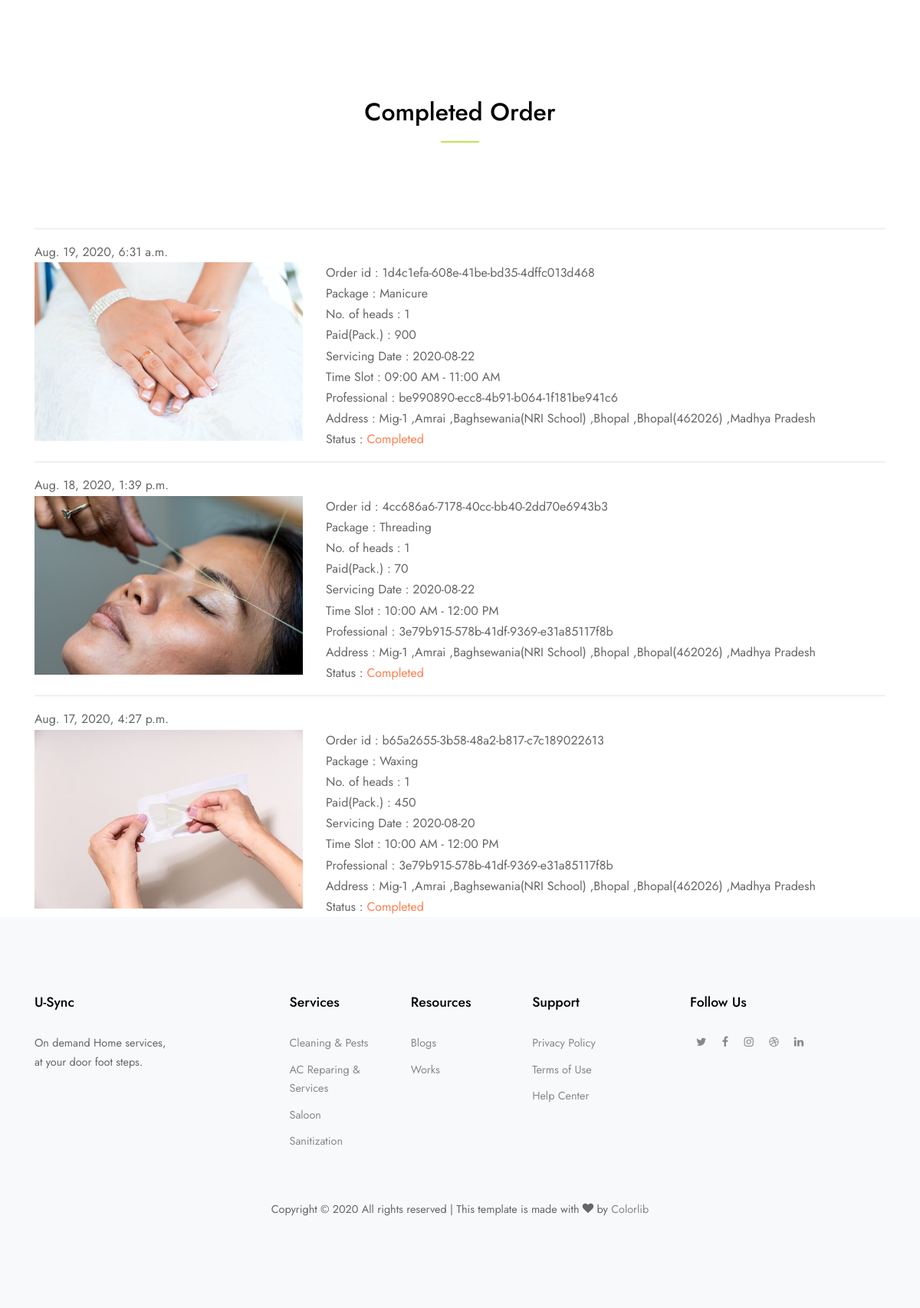
The page /AdminApp/completed/ (signed in) on the database its author committed.
### UserApp/models.py (models this page shows, shortened)
class OrderModel(models.Model):
    userreg = models.ForeignKey(UserRegistrationModel,on_delete=models.CASCADE)
    orderid = models.CharField(max_length=36)
    profid = models.CharField(max_length=36,null=True)
    orderdate = models.DateTimeField(auto_now_add=True)
    name = models.CharField(max_length=50)
    mobile = models.CharField(max_length=10)
    email = models.CharField(max_length=60)
    address = models.CharField(max_length=200)
    date = models.CharField(max_length=10)
    timeslot = models.ForeignKey(TimeSlotModel,on_delete=models.CASCADE)
    package = models.ForeignKey(PackageModel,on_delete=models.CASCADE)
    qty = models.IntegerField()
    amount = models.IntegerField()
    paymode = models.CharField(max_length=20)
    status = models.CharField(max_length=20)
    ratingflag = models.IntegerField(default=0)

### scomp/models.py (models this page shows)
class PackageModel(models.Model):
    name = models.CharField(max_length=60)
    image = models.FileField(upload_to='packageImagesFolder',blank=True, null=True)
    packagetype = models.ForeignKey(PackageTypeModel,on_delete=models.PROTECT)
    service = models.ForeignKey(ServiceModel,on_delete=models.PROTECT)
    subservice = models.ForeignKey(SubServiceModel,on_delete=models.PROTECT)
    details = models.CharField(max_length=200)
    price = models.IntegerField()
    offerprice = models.IntegerField()
    offername = models.ForeignKey(OfferModel,on_delete=models.PROTECT,null=True)
    def __str__(self):
        return self.name

class TimeSlotModel(models.Model):
    slot = models.CharField(max_length=20)
    def __str__(self):
        return self.slot

### AdminApp/views.py (the view)
# urls.py: path('completed/',views.completed),
@login_required
def completed(request):
    obj = OrderModel.objects.filter(status = "Completed").order_by('-orderdate')
    return render(request,'AdminAppTemp/history.html',{'obj':obj})

### templates/AdminAppTemp/history.html
{% extends 'AdminAppTemp/skeleton.html' %}
{% load static %}
{% block history %}
<div class="container">
  <div class="row">
    <div class="col-12 mb-5 position-relative">
      <br>
      <h2 class="section-title text-center mb-5">Completed Order</h2>
    </div>
  </div>
  <div class="row">
    <div class="col-lg-12">
      {% for i in obj %}
      <hr>
        <div class="row">
          <div class="col-lg-12">
            {{ i.orderdate }}
          </div>
          <div class="col-lg-4 col-md-4 col-md-4">
            <img src="{{ i.package.image.url }}" alt="img" class="img-fluid">
          </div>
          <div class="col-lg-8 col-md-8 col-sm-8">
            Order id : {{ i.orderid }} <br>
            Package  : {{ i.package }} <br>
            No. of heads : {{ i.qty }} <br>
            Paid(Pack.) : {{ i.amount }} <br>
            Servicing Date : {{ i.date }} <br>
            Time Slot : {{ i.timeslot }} <br>
            {% if i.profid %}
              Professional : {{ i.profid }} <br>
            {% endif %}
            Address : {{ i.address }} <br>
            Status : <span style="color:coral">{{ i.status }}</span> <br>
          </div>
        </div>
      {% endfor %}
    </div>
  </div>
</div>
{% endblock %}

### templates/AdminAppTemp/skeleton.html (shortened to what this page needs)
<!doctype html>
{% load static %}
<html lang="en">
  <head>
    <link rel="stylesheet" href="{% static 'fonts/icomoon/style.css' %} ">
    <link rel="stylesheet" href="{% static 'css/bootstrap/bootstrap.css' %} ">
    <link rel="stylesheet" href="{% static 'css/jquery-ui.css' %} ">
    <link rel="stylesheet" href="{% static 'css/owl.carousel.min.css' %} ">
    <link rel="stylesheet" href="{% static 'css/owl.theme.default.min.css' %} ">
    <link rel="stylesheet" href="{% static 'css/owl.theme.default.min.css' %} ">
    <link rel="stylesheet" href="{% static 'css/jquery.fancybox.min.css' %} ">
    <link rel="stylesheet" href="{% static 'css/bootstrap-datepicker.css' %} ">
    <link rel="stylesheet" href="{% static 'fonts/flaticon/font/flaticon.css' %} ">
    <link rel="stylesheet" href="{% static 'css/aos.css' %} ">
    <link rel="stylesheet" href="{% static 'css/style.css' %} ">
    <link rel="stylesheet" href="https://stackpath.bootstrapcdn.com/font-awesome/4.7.0/css/font-awesome.min.css">
  </head>
  <body data-spy="scroll" data-target=".site-navbar-target" data-offset="300">
  <div class="site-wrap">
    <header class="site-navbar py-4 js-sticky-header site-navbar-target" role="banner">
      <div class="container" style="z-index:100 !important;">
        <div class="row align-items-center justify-content-center">
          <div class="col-4">
            <h1 class="m-0 site-logo"><a href="/AdminApp/home/">U-Sync</a></h1>
          </div>
          <div class="col-8">
            <nav class="site-navigation position-relative text-right" role="navigation">
              <ul class="site-menu main-menu js-clone-nav mr-auto d-none d-lg-block">
                <li><a href="/AdminApp/home/" class="nav-link">Home</a></li>
                <li><a href="/AdminApp/create/" class="nav-link">Create</a></li>
                <li><a href="/AdminApp/customerresp/" class="nav-link">Forum</a></li>
                <li><a href="/AdminApp/customerresp/" class="nav-link" data-toggle="modal" data-target="#staticBackdrop">Write</a></li>
                <li style="cursor:pointer;">
                      <a class="nav-link resources" >{{ request.user }} <span class="fa fa-caret-down"></span> </a>
                </li>
              </ul>
            </nav>
          </div>
        </div>
      </div>
    </header>
    <div class="" style="height:100px !important;background-image: url(https://images.unsplash.com/photo-1584670618308-e88b87710b38?ixlib=rb-1.2.1&ixid=eyJhcHBfaWQiOjEyMDd9&auto=format&fit=crop&w=1051&q=80); ">
    </div>
    {% block history %}
    {% endblock %}
    <footer class="site-section bg-light footer">
      <div class="container">
        <div class="row mb-5">
          <div class="col-md-3">
            <h3 class="footer-title">U-Sync</h3>
            <p><span class="d-inline-block d-md-block">On demand Home services,</span>at your door foot steps. </p>
          </div>
          <div class="col-md-5 mx-auto">
            <div class="row">
              <div class="col-lg-4">
                <h3 class="footer-title">Services</h3>
                <ul class="list-unstyled">
                  <li><a href="#">Cleaning & Pests</a></li>
                  <li><a href="#">AC Reparing & Services </a></li>
                  <li><a href="#">Saloon</a></li>
                  <li><a href="#">Sanitization</a></li>
                </ul>
              </div>
              <div class="col-lg-4">
                <h3 class="footer-title">Resources</h3>
                <ul class="list-unstyled">
                  <li><a href="#">Blogs</a></li>
                  <li><a href="#">Works</a></li>
                </ul>
              </div>
              <div class="col-lg-4">
                <h3 class="footer-title">Support</h3>
                <ul class="list-unstyled">
                  <li><a href="#">Privacy Policy</a></li>
                  <li><a href="#">Terms of Use</a></li>
                  <li><a href="#">Help Center</a></li>
                </ul>
              </div>
            </div>
          </div>
          <div class="col-md-3">
            <h3 class="footer-title">Follow Us</h3>
            <a href="#" class="social-circle m-2"><span class="icon-twitter"></span></a>
            <a href="#" class="social-circle m-2"><span class="icon-facebook"></span></a>
            <a href="#" class="social-circle m-2"><span class="icon-instagram"></span></a>
            <a href="#" class="social-circle m-2"><span class="icon-dribbble"></span></a>
            <a href="#" class="social-circle m-2"><span class="icon-linkedin"></span></a>
          </div>
        </div>
        <div class="row">
          <div class="col-12 text-center">
            <p>
                Copyright &copy;
                 All rights reserved | This template is made with <i class="icon-heart"
                  aria-hidden="true"></i> by <a href="https://colorlib.com" target="_blank">Colorlib</a>
              </p>
          </div>
        </div>
      </div>
    </footer>
  </div>
  </body>
</html>

### static/css/style.css (style rules this page uses)
html { overflow-x: hidden; }
body { line-height: 1.7; color: #666666; font-weight: 400; font-size: 1rem; }
a { -webkit-transition: .3s all ease; -o-transition: .3s all ease; transition: .3s all ease; }
h1, h2, h3, h4, h5, .h1, .h2, .h3, .h4, .h5 { font-family: "Jost", sans-serif; color: #000; }
body:after { -webkit-transition: .3s all ease-in-out; -o-transition: .3s all ease-in-out; transition: .3s all ease-in-out; }
.site-section { padding: 2.5em 0; }
@media (min-width: 768px) { .site-section { padding: 7em 0; } }
.site-navbar { margin-bottom: 0px; z-index: 1999; position: absolute; top: 0; width: 100%; border-bottom: rgba(255, 255, 255, 0.7); }
.site-navbar .site-logo { font-size: 1.5rem; }
.site-navbar .site-logo a { border: 4px solid #fff; display: inline-block; padding: 5px 10px; }
.site-navbar .site-navigation .site-menu { margin: 0; padding: 0; margin-bottom: 0; font-family: "Jost", sans-serif; }
.site-navbar .site-navigation .site-menu a { text-decoration: none !important; display: inline-block; position: relative; padding: 5px 20px; }
.site-navbar .site-navigation .site-menu a:before { position: absolute; content: ""; bottom: 0; left: 18px; right: 18px; height: 2px; width: 0; background: #fff; -webkit-transition: .3s all ease-in-out; -o-transition: .3s all ease-in-out; transition: .3s all ease-in-out; }
.site-navbar .site-navigation .site-menu > li { display: inline-block; }
.site-navbar .site-navigation .site-menu > li > a { padding: 5px 20px; color: #000; display: inline-block; text-decoration: none !important; }
.site-mobile-menu .site-nav-wrap { padding: 0; margin: 0; list-style: none; position: relative; }
.site-mobile-menu .site-nav-wrap a { padding: 10px 20px; display: block; position: relative; color: #212529; }
.site-mobile-menu .site-nav-wrap li { position: relative; display: block; }
.site-mobile-menu .site-nav-wrap > li { display: block; position: relative; float: left; width: 100%; }
.site-mobile-menu .site-nav-wrap > li > a { padding-left: 20px; font-size: 20px; }
.sticky-wrapper .site-navbar { -webkit-transition: .3s all ease; -o-transition: .3s all ease; transition: .3s all ease; }
.sticky-wrapper .site-navbar .site-logo a { color: #fff; }
.sticky-wrapper .site-navbar .site-menu > li > a { color: #fff; }
.section-title { position: relative; padding-bottom: 20px; }
.section-title:after { content: ""; position: absolute; bottom: 0; left: 0; height: 2px; background: #C2E54F; width: 50px; }
.section-title.text-center:after { left: 50%; -webkit-transform: translateX(-50%); -ms-transform: translateX(-50%); transform: translateX(-50%); }
.section-title.text-center:after { background: #C2E54F; }
.position-relative { position: relative; }
.footer { font-size: .9rem; }
.footer .footer-title { font-size: 1.1rem; margin-bottom: 30px; }
.footer ul li { margin-bottom: 10px; }
.footer a { color: #888888; }

### rows shown on the page
OrderModel: orderdate "Aug. 19, 2020, 6:31 a.m.", package.image (picture), orderid "1d4c1efa-608e-41be-bd35-4dffc013d468", package "Manicure", qty "1", amount "900", date "2020-08-22", timeslot "09:00 AM - 11:00 AM", profid "be990890-ecc8-4b91-b064-1f181be941c6", address "Mig-1 ,Amrai ,Baghsewania(NRI School) ,Bhopal ,Bhopal(462026) ,Madhya Pradesh", status "Completed"
OrderModel: orderdate "Aug. 18, 2020, 1:39 p.m.", package.image (picture), orderid "4cc686a6-7178-40cc-bb40-2dd70e6943b3", package "Threading", qty "1", amount "70", date "2020-08-22", timeslot "10:00 AM - 12:00 PM", profid "3e79b915-578b-41df-9369-e31a85117f8b", address "Mig-1 ,Amrai ,Baghsewania(NRI School) ,Bhopal ,Bhopal(462026) ,Madhya Pradesh", status "Completed"
OrderModel: orderdate "Aug. 17, 2020, 4:27 p.m.", package.image (picture), orderid "b65a2655-3b58-48a2-b817-c7c189022613", package "Waxing", qty "1", amount "450", date "2020-08-20", timeslot "10:00 AM - 12:00 PM", profid "3e79b915-578b-41df-9369-e31a85117f8b", address "Mig-1 ,Amrai ,Baghsewania(NRI School) ,Bhopal ,Bhopal(462026) ,Madhya Pradesh", status "Completed"
